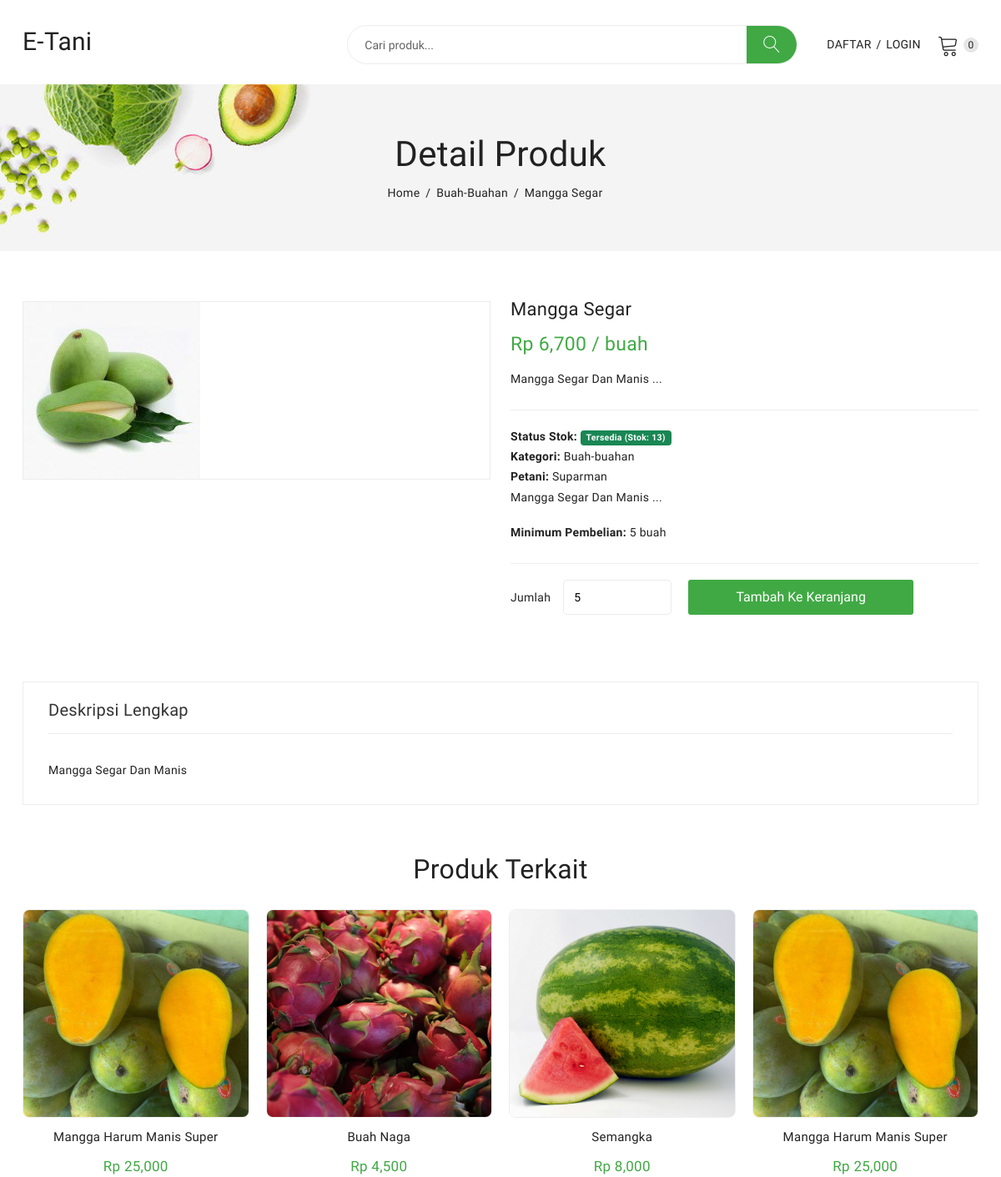
The page /detail_produk.php?id=8 on the database its author committed.
### tables this page shows
CREATE TABLE `produk` (
  `id_produk` int(11) NOT NULL,
  `id_petani` int(11) NOT NULL,
  `id_kategori` int(11) NOT NULL,
  `nama_produk` varchar(255) NOT NULL,
  `deskripsi` text NOT NULL,
  `harga` decimal(10,0) NOT NULL,
  `satuan` varchar(20) NOT NULL COMMENT 'Contoh: kg, ikat, buah',
  `stok` int(11) NOT NULL,
  `foto_produk` varchar(255) NOT NULL,
  `status_produk` enum('Tersedia','Habis') NOT NULL DEFAULT 'Tersedia',
  `tgl_upload` timestamp NULL DEFAULT current_timestamp(),
  `minimum_pembelian` int(11) DEFAULT 1
);

CREATE TABLE `kategori_produk` (
  `id_kategori` int(11) NOT NULL,
  `nama_kategori` varchar(100) NOT NULL
);

CREATE TABLE `petani` (
  `id_petani` int(11) NOT NULL,
  `nama_petani` varchar(100) NOT NULL,
  `email` varchar(100) NOT NULL,
  `password` varchar(255) NOT NULL,
  `telp` varchar(20) NOT NULL,
  `alamat_petani` text NOT NULL,
  `foto_petani` varchar(255) DEFAULT 'default.png',
  `status_akun` enum('Aktif','Non-Aktif','Menunggu Verifikasi') NOT NULL DEFAULT 'Menunggu Verifikasi'
);

### detail_produk.php (the view, shortened to what this page needs)
<?php
include 'admin/inc/koneksi.php';
$id_produk = (int)$_GET['id'];
$query_produk = $con->query("SELECT
                                p.*,
                                k.nama_kategori,
                                pt.nama_petani
                            FROM produk p
                            JOIN kategori_produk k ON p.id_kategori = k.id_kategori
                            JOIN petani pt ON p.id_petani = pt.id_petani
                            WHERE p.id_produk = '$id_produk' AND p.status_produk = 'Tersedia'");
$produk = $query_produk->fetch_assoc();
include 'header.php';
$id_kategori_terkait = $produk['id_kategori'];
$query_terkait = $con->query("SELECT * FROM produk
                              WHERE id_kategori = '$id_kategori_terkait'
                              AND id_produk != '$id_produk'
                              AND status_produk = 'Tersedia'
                              LIMIT 4");
?>
<div class="breadcrumbs_area">
    <div class="container">
        <div class="row">
            <div class="col-12">
                <div class="breadcrumb_content">
                    <h3>Detail Produk</h3>
                    <ul>
                        <li><a href="index.php">Home</a></li>
                        <li><a href="index.php?kategori=<?= $produk['id_kategori']; ?>"><?= $produk['nama_kategori']; ?></a></li>
                        <li><?= htmlspecialchars($produk['nama_produk']); ?></li>
                    </ul>
                </div>
            </div>
        </div>
    </div>
</div>
<div class="product_details mt-60 mb-60">
    <div class="container">
        <div class="row">
            <div class="col-lg-6 col-md-6">
                <div class="product-details-tab">
                    <div id="img-1" class="zoomWrapper single-zoom">
                        <a href="#">
                            <img id="zoom1" src="admin/images/produk/<?= $produk['foto_produk']; ?>" data-zoom-image="admin/images/produk/<?= $produk['foto_produk']; ?>" alt="Foto Produk">
                        </a>
                    </div>
                </div>
            </div>
            <div class="col-lg-6 col-md-6">
                <div class="product_d_right">
                    <form action="keranjang.php?aksi=tambah&id=<?= $produk['id_produk']; ?>" method="POST">
                        <h1><?= htmlspecialchars($produk['nama_produk']); ?></h1>
                        <div class="price_box">
                            <span class="current_price">Rp <?= number_format($produk['harga']); ?> / <?= $produk['satuan']; ?></span>
                        </div>
                        <div class="product_desc">
                            <p><?= substr(strip_tags($produk['deskripsi']), 0, 250); ?>...</p>
                        </div>
                        <div class="product_variant_info">
                            <ul>
                                <li><b>Status Stok:</b>
                                    <?php if ($produk['stok'] > 0): ?>
                                        <span class="badge bg-success">Tersedia (Stok: <?= $produk['stok'] ?>)</span>
                                    <?php else: ?>
                                        <span class="badge bg-danger">Habis</span>
                                    <?php endif; ?>
                                </li>
                                <li><b>Kategori:</b> <a href="index.php?kategori=<?= $produk['id_kategori']; ?>"><?= $produk['nama_kategori']; ?></a></li>
                                <li><b>Petani:</b> <?= $produk['nama_petani']; ?></li>
                                <div class="product_desc">
                                    <p><?= substr(strip_tags($produk['deskripsi']), 0, 250); ?>...</p>
                                    <p><strong>Minimum Pembelian:</strong> <?= $produk['minimum_pembelian']; ?> <?= $produk['satuan']; ?></p>
                                </div>
                            </ul>
                        </div>
                        <?php if ($produk['stok'] > 0): ?>
                            <div class="product_variant quantity">
                                <label>Jumlah</label>
                                <input min="<?= $produk['minimum_pembelian']; ?>"
                                    max="<?= $produk['stok']; ?>"
                                    value="<?= $produk['minimum_pembelian']; ?>"
                                    type="number"
                                    name="jumlah"
                                    required>
                                <button class="button" type="submit">Tambah ke Keranjang</button>
                            </div>
                        <?php else: ?>
                            <div class="product_variant quantity">
                                <button class="button" type="button" disabled>Stok Habis</button>
                            </div>
                        <?php endif; ?>
                    </form>
                </div>
            </div>
        </div>
    </div>
</div>
<div class="product_d_info mb-60">
    <div class="container">
        <div class="row">
            <div class="col-12">
                <div class="product_d_inner">
                    <div class="product_info_button">
                        <ul class="nav" role="tablist">
                            <li>
                                <a class="active" data-bs-toggle="tab" href="#info" role="tab" aria-controls="info" aria-selected="false">Deskripsi Lengkap</a>
                            </li>
                        </ul>
                    </div>
                    <div class="tab-content">
                        <div class="tab-pane fade show active" id="info" role="tabpanel">
                            <div class="product_info_content">
                                <p><?= nl2br(htmlspecialchars($produk['deskripsi'])); ?></p>
                            </div>
                        </div>
                    </div>
                </div>
            </div>
        </div>
    </div>
</div>
<?php if ($query_terkait->num_rows > 0) : ?>
    <section class="related_product_area mb-50">
        <div class="container">
            <div class="row">
                <div class="col-12">
                    <div class="section_title">
                        <h2>Produk Terkait</h2>
                    </div>
                    <div class="product_carousel product_column4 owl-carousel">
                        <?php while ($terkait = $query_terkait->fetch_assoc()): ?>
                            <div class="single_product">
                                <div class="product_thumb">
                                    <a class="primary_img" href="detail_produk.php?id=<?= $terkait['id_produk']; ?>">
                                        <img class="gambar-produk-seragam" src="admin/images/produk/<?= $terkait['foto_produk']; ?>" alt="">
                                    </a>
                                </div>
                                <div class="product_content">
                                    <h4 class="product_name"><a href="detail_produk.php?id=<?= $terkait['id_produk']; ?>"><?= htmlspecialchars($terkait['nama_produk']); ?></a></h4>
                                    <div class="price_box">
                                        <span class="current_price">Rp <?= number_format($terkait['harga']); ?></span>
                                    </div>
                                </div>
                            </div>
                        <?php endwhile; ?>
                    </div>
                </div>
            </div>
        </div>
    </section>
<?php endif; ?>
<?php
include 'footer.php';
?>

### header.php (style rules this page uses)
.gambar-produk-seragam { width: 100%; height: 250px; object-fit: cover; border: 1px solid #eee; border-radius: 8px; }

### rows shown on the page
produk: id_kategori.nama_kategori "Buah-Buahan", nama_produk "Mangga Segar", foto_produk (picture), harga "6,700", satuan "buah", deskripsi "Mangga Segar Dan Manis", stok "13", id_kategori.nama_kategori "Buah-buahan", id_petani.nama_petani "Suparman", minimum_pembelian "5", jumlah "5"
produk: foto_produk (picture), nama_produk "Mangga Harum Manis Super", harga "25,000"
produk: foto_produk (picture), nama_produk "Buah Naga", harga "4,500"
produk: foto_produk (picture), nama_produk "Semangka", harga "8,000"
